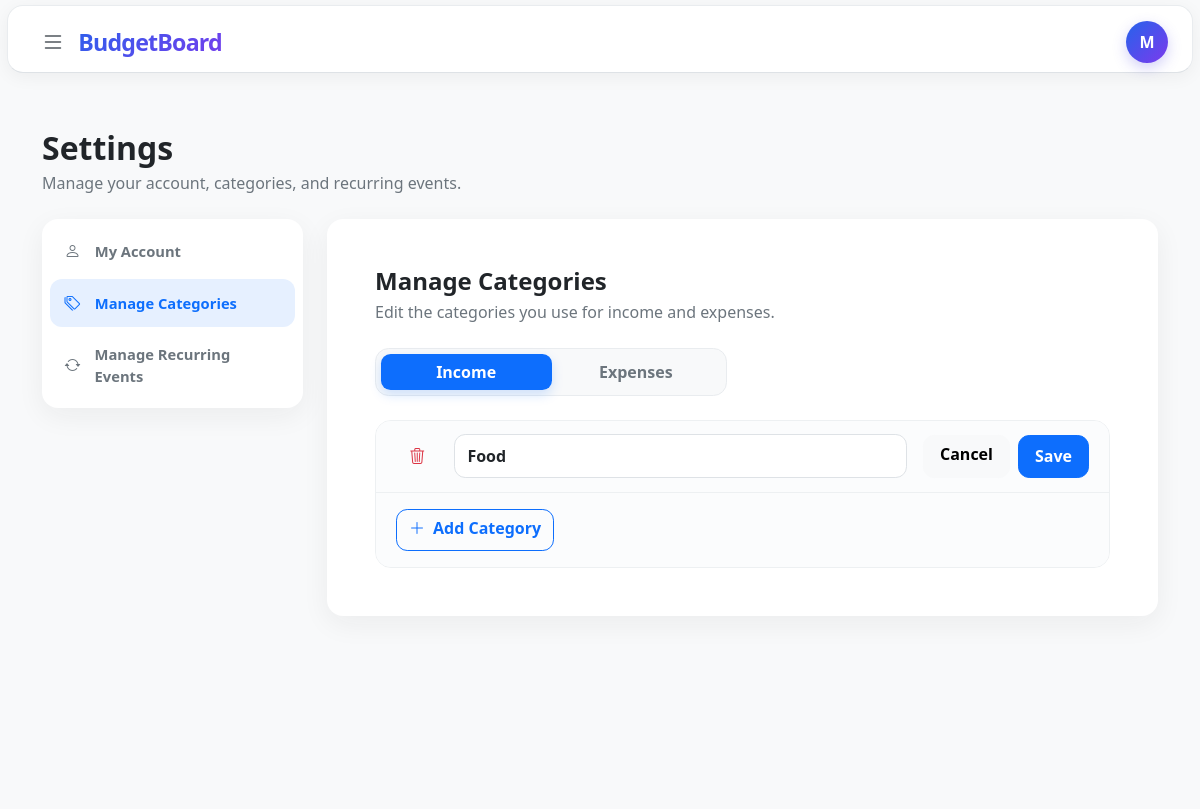
The app's page /settings?section=categories&category_type=income&edit_category=2 (signed in), older data.
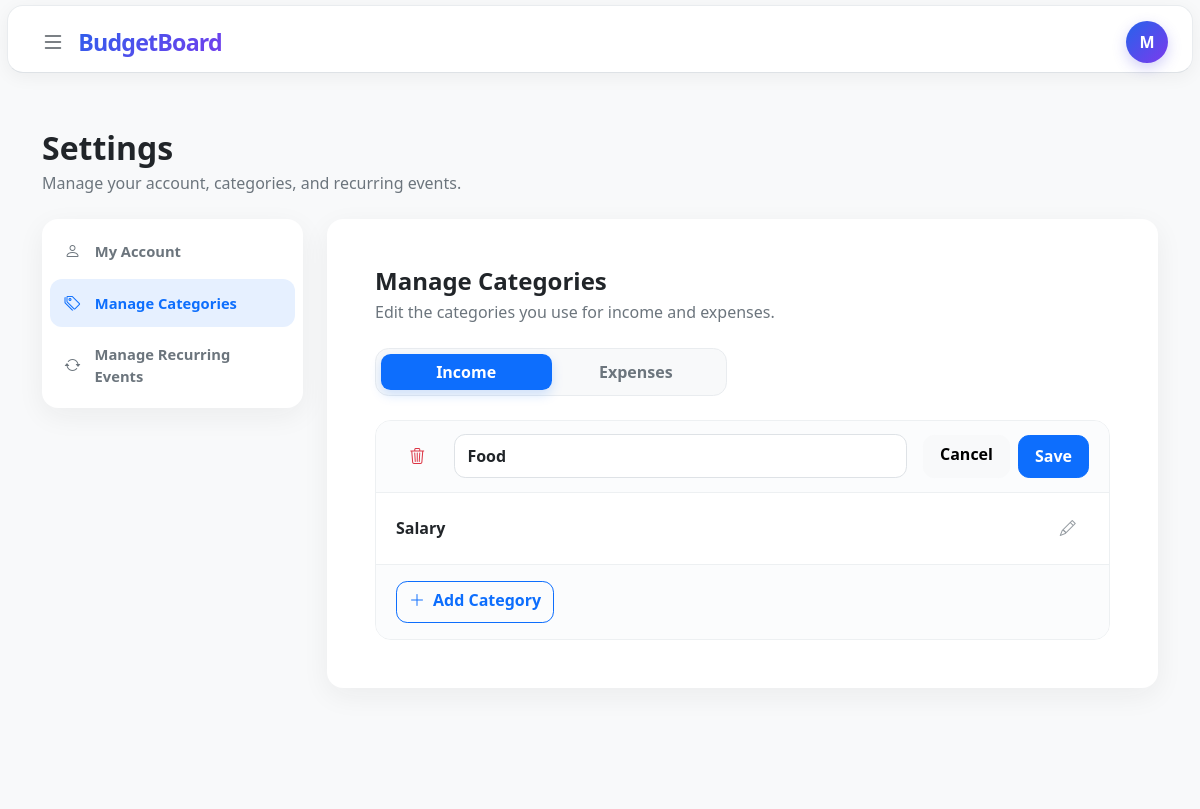
The same page, newer data.
### tables this page shows
CREATE TABLE categories (
    id INTEGER PRIMARY KEY AUTOINCREMENT,
    user_id INTEGER NOT NULL,
    name TEXT NOT NULL COLLATE NOCASE,
    type TEXT NOT NULL CHECK (
        type IN ('income', 'expense')
    ),
    created_at DATETIME NOT NULL DEFAULT CURRENT_TIMESTAMP,

    FOREIGN KEY (user_id) REFERENCES users(id),
    UNIQUE (user_id, name, type)
);

### app.py (the view, shortened to what this page needs)
@app.route("/settings", methods=["GET", "POST"])
@login_required
def settings():
    user_id = session["user_id"]
    users = db.execute(
        """
        SELECT id, username, time_added
        FROM users
        WHERE id = ?
        LIMIT 1
        """,
        user_id
    )
    if not users:
        session.clear()
        return redirect(url_for("login", _external=True))
    user = users[0]
    try:
        member_since = datetime.fromisoformat(
            user["time_added"]
        ).strftime("%B %Y")
    except (TypeError, ValueError):
        member_since = ""
    categories = load_user_categories(db, user_id)
    income_categories = [
        category
        for category in categories
        if category["type"] == "income"
    ]
    expense_categories = [
        category
        for category in categories
        if category["type"] == "expense"
    ]
    accounts = db.execute(
        """
        SELECT id, name, active
        FROM accounts
        WHERE user_id = ?
        ORDER BY active DESC, name COLLATE NOCASE
        """,
        user_id
    )
    recurrent_events = load_recurrent_events(db, user_id)
    recurrent_income = [
        event
        for event in recurrent_events
        if event["category_type"] == "income"
    ]
    recurrent_expenses = [
        event
        for event in recurrent_events
        if event["category_type"] == "expense"
    ]
    active_section = request.args.get("section", "account")
    if active_section not in {"account", "categories", "recurring"}:
        active_section = "account"
    active_category_type = request.args.get(
        "category_type",
        "income"
    )
    if active_category_type not in {"income", "expense"}:
        active_category_type = "income"
    active_recurring_type = request.args.get(
        "recurring_type",
        "income"
    )
    if active_recurring_type not in {"income", "expense"}:
        active_recurring_type = "income"
    return render_template(
        "settings.html",
        user=user,
        member_since=member_since,
        accounts=accounts,
        income_categories=income_categories,
        expense_categories=expense_categories,
        recurrent_income=recurrent_income,
        recurrent_expenses=recurrent_expenses,
        active_section=active_section,
        active_category_type=active_category_type,
        active_recurring_type=active_recurring_type,
        edit_account=request.args.get("edit") == "account",
        edit_category_id=request.args.get("edit_category", type=int),
        adding_category_type=request.args.get("add_category"),
        edit_recurrent_id=request.args.get("edit_recurrent", type=int)
    )

### helpers.py (called while the page is built)
def login_required(f):
    @wraps(f)
    def decorated_function(*args, **kwargs):
        if session.get("user_id") is None:
            return redirect("/login")
        return f(*args, **kwargs)
    return decorated_function

def usd(value):
    return f"${value:,.2f}"

def load_user_categories(db, user_id):
    return db.execute(
        """
        SELECT id, name, type
        FROM categories
        WHERE user_id = ?
        ORDER BY type, name
        """,
        user_id
    )

def describe_recurrent_schedule(interval_days, day_of_month):
    if day_of_month is not None:
        return f"Monthly on day {day_of_month}"
    interval_days = int(interval_days)
    if interval_days == 7:
        return "Weekly"
    if interval_days == 14:
        return "Every 2 weeks"
    if interval_days == 365:
        return "Yearly"
    return f"Every {interval_days} days"

def recurrent_frequency(interval_days, day_of_month):
    if day_of_month is not None:
        return "monthly"
    interval_days = int(interval_days)
    if interval_days == 7:
        return "weekly"
    if interval_days == 14:
        return "biweekly"
    if interval_days == 365:
        return "yearly"
    return "custom"

### templates/settings.html (shortened to what this page needs)
{% extends "layout.html" %}
{% macro category_list(categories, category_type, edit_category_id, adding_category_type) %}
    <div class="settings-category-list">
        {% for category in categories %}
            {% if edit_category_id == category["id"] %}
                <form class="settings-category-row settings-category-row-editing" action="{{ url_for('settings') }}" method="post">
                    <div class="settings-category-edit-field">
                        <input
                            class="form-control settings-category-input w-100"
                            id="category-name-{{ category['id'] }}"
                            name="category_name"
                            type="text"
                            value="{{ category['name'] }}"
                            maxlength="50"
                            required
                            autofocus
                        >
                    </div>
                    <div class="settings-category-edit-actions">
                        <a
                            class="btn btn-light settings-row-button"
                            href="{{ url_for('settings', section='categories', category_type=category_type) }}"
                        >
                            Cancel
                        </a>
                        <button class="btn btn-primary settings-row-button" name="action" type="submit" value="rename_category">Save</button>
                    </div>
                    <button
                        class="btn settings-category-delete-button"
                        name="action"
                        type="submit"
                        value="delete_category"
                        formnovalidate
                        aria-label="Delete {{ category['name'] }} category"
                    >
                        <i class="bi bi-trash3" aria-hidden="true"></i>
                    </button>
                </form>
            {% else %}
                <div class="settings-category-row">
                    <span class="settings-category-name">{{ category["name"] }}</span>
                    <a
                        class="btn settings-category-edit-button"
                        href="{{ url_for('settings', section='categories', category_type=category_type, edit_category=category['id']) }}"
                        aria-label="Edit {{ category['name'] }} category"
                    >
                        <i class="bi bi-pencil" aria-hidden="true"></i>
                    </a>
                </div>
            {% endif %}
        {% else %}
            <div class="settings-empty-state">
                <i class="bi bi-tags" aria-hidden="true"></i>
                <p class="fw-semibold mb-1">No {{ category_type }} categories</p>
                <p class="small text-secondary mb-0">Add a category to start organizing your transactions.</p>
            </div>
        {% endfor %}
        <div class="settings-category-footer">
            {% if adding_category_type == category_type %}
                <form class="settings-add-category-form" action="{{ url_for('settings') }}" method="post">
                    <input name="category_type" type="hidden" value="{{ category_type }}">
                    <label class="visually-hidden" for="new-{{ category_type }}-category">New category name</label>
                    <input
                        class="form-control settings-category-input"
                        id="new-{{ category_type }}-category"
                        name="category_name"
                        type="text"
                        maxlength="50"
                        placeholder="Category name"
                        required
                        autofocus
                    >
                    <a
                        class="btn btn-light settings-row-button"
                        href="{{ url_for('settings', section='categories', category_type=category_type) }}"
                    >
                        Cancel
                    </a>
                    <button class="btn btn-primary settings-row-button" name="action" type="submit" value="add_category">Save</button>
                </form>
            {% else %}
                <a
                    class="btn btn-outline-primary settings-add-category"
                    href="{{ url_for('settings', section='categories', category_type=category_type, add_category=category_type) }}"
                >
                    <i class="bi bi-plus-lg me-2" aria-hidden="true"></i>Add Category
                </a>
            {% endif %}
        </div>
    </div>
{% endmacro %}
{% block styles %}
    <link rel="stylesheet" href="{{ url_for('static', filename='settings.css') }}">
{% endblock %}
{% block main %}
    <section class="settings-page py-4 py-lg-5">
        <div class="container-xl">
            <header class="mb-4">
                <h1 class="h2 fw-bold mb-1">Settings</h1>
                <p class="text-secondary mb-0">Manage your account, categories, and recurring events.</p>
            </header>
            <div class="row g-4 align-items-start settings-layout">
                <aside class="col-12 col-lg-3 settings-sidebar" aria-label="Settings navigation">
                    <div class="card settings-nav-card border-0">
                        <div class="card-body p-2">
                            <nav class="settings-nav" role="tablist" aria-label="Settings sections">
                                <label class="settings-nav-link" for="settings-account-section" role="tab">
                                    <i class="bi bi-person" aria-hidden="true"></i>
                                    <span>My Account</span>
                                </label>
                                <label class="settings-nav-link" for="settings-categories-section" role="tab">
                                    <i class="bi bi-tags" aria-hidden="true"></i>
                                    <span>Manage Categories</span>
                                </label>
                                <label class="settings-nav-link" for="settings-recurring-section" role="tab">
                                    <i class="bi bi-arrow-repeat" aria-hidden="true"></i>
                                    <span>Manage Recurring Events</span>
                                </label>
                            </nav>
                        </div>
                    </div>
                </aside>
                <div class="col-12 col-lg-9 settings-content">
                    <article class="card settings-card settings-categories-panel border-0" aria-labelledby="categories-heading">
                        <div class="card-body p-4 p-lg-5">
                            <header class="mb-4">
                                <h2 class="h4 fw-bold mb-1" id="categories-heading">Manage Categories</h2>
                                <p class="text-secondary mb-0">Edit the categories you use for income and expenses.</p>
                            </header>
                            <div class="settings-category-switcher">
                                <div class="btn-group settings-category-tabs mb-4" role="tablist" aria-label="Category type">
                                    <label class="btn" for="income-categories" role="tab">Income</label>
                                    <label class="btn" for="expense-categories" role="tab">Expenses</label>
                                </div>
                                <div class="settings-category-panels">
                                    <section class="settings-category-pane income-category-pane" aria-label="Income categories">
                                        {{ category_list(income_categories, "income", edit_category_id, adding_category_type) }}
                                    </section>
                                </div>
                            </div>
                        </div>
                    </article>
                </div>
            </div>
        </div>
    </section>
{% endblock %}

### templates/layout.html (shortened to what this page needs)
<!DOCTYPE html>
<html lang="en">
<head>
    <link
        href="https://cdn.jsdelivr.net/npm/bootstrap@5.3.8/dist/css/bootstrap.min.css"
        rel="stylesheet"
    >
    <link
        rel="stylesheet"
        href="https://cdn.jsdelivr.net/npm/bootstrap-icons@1.13.1/font/bootstrap-icons.min.css"
    >
    <link
        rel="stylesheet"
        href="{{ url_for('static', filename='style.css') }}"
    >
    {% block styles %}
    {% endblock %}
</head>
<body>
    <header class="top-bar border-bottom bg-white">
        <div class="container-fluid px-4">
            <div class="d-flex align-items-center justify-content-between"
                 style="height: 72px;">
                <div class="d-flex align-items-center gap-3">
                    {% if session.get("user_id") %}
                        <button
                            class="btn menu-button"
                            type="button"
                            data-bs-toggle="offcanvas"
                            data-bs-target="#navigation"
                            aria-controls="navigation"
                            aria-label="Open navigation"
                        >
                            <i class="bi bi-list fs-4"></i>
                        </button>
                    {% endif %}
                    <a href="/" class="brand text-decoration-none" id="{% if session.get('user_id') %}title-li{% else %}title-lo{% endif %}">
                    </a>
                </div>
                <div class="d-flex align-items-center ms-auto">
                    {% if session.get("user_id") %}
                        <div class="dropdown">
                            <button
                                class="btn profile-button dropdown-toggle"
                                type="button"
                                data-bs-toggle="dropdown"
                                aria-expanded="false"
                                aria-label="Open account menu"
                            >
                                {{ session.get("username", "U")[0] | upper }}
                            </button>
                        </div>
                    {% endif %}
                </div>
            </div>
        </div>
    </header>
    <main>
        {% block main %}
        {% endblock %}
    </main>
</body>
</html>

### static/style.css (style rules this page uses)
body { background-color: #f8f9fa; color: #212529; }
.top-bar { position: relative; margin: 5px 7px 0; height: 68px; background: #ffffff; border: 1px solid #e9ecef; border-radius: 16px; box-shadow: 0 4px 18px rgba(0, 0, 0, 0.05); }
#title-li { position: absolute; left: 12%; transform: translateX(-50%); }
.brand { display: inline-flex; align-items: center; padding: 8px 14px; font-size: 1.45rem; font-weight: 750; letter-spacing: -0.8px; background: linear-gradient( 135deg, #2563eb, #7c3aed ); background-clip: text; -webkit-background-clip: text; color: transparent; -webkit-text-fill-color: transparent; border-radius: 12px; transition: transform 0.2s ease, opacity 0.2s ease; }
.menu-button { width: 42px; height: 42px; display: flex; align-items: center; justify-content: center; border: none; border-radius: 12px; color: #495057; transition: all 0.2s ease; }
.profile-button { width: 42px; height: 42px; display: inline-flex; align-items: center; justify-content: center; padding: 0; color: #ffffff; background: linear-gradient(135deg, #2563eb, #7c3aed); border: 0; border-radius: 50%; font-size: 1rem; font-weight: 700; box-shadow: 0 5px 14px rgba(79, 70, 229, 0.25); transition: transform 0.15s ease, box-shadow 0.15s ease; }
.profile-button::after { display: none; }
main { min-height: calc(100vh - 80px); padding-top: 8px; }

Row changes from the older to the newer data that the page shows:
added categories: name "Salary"
